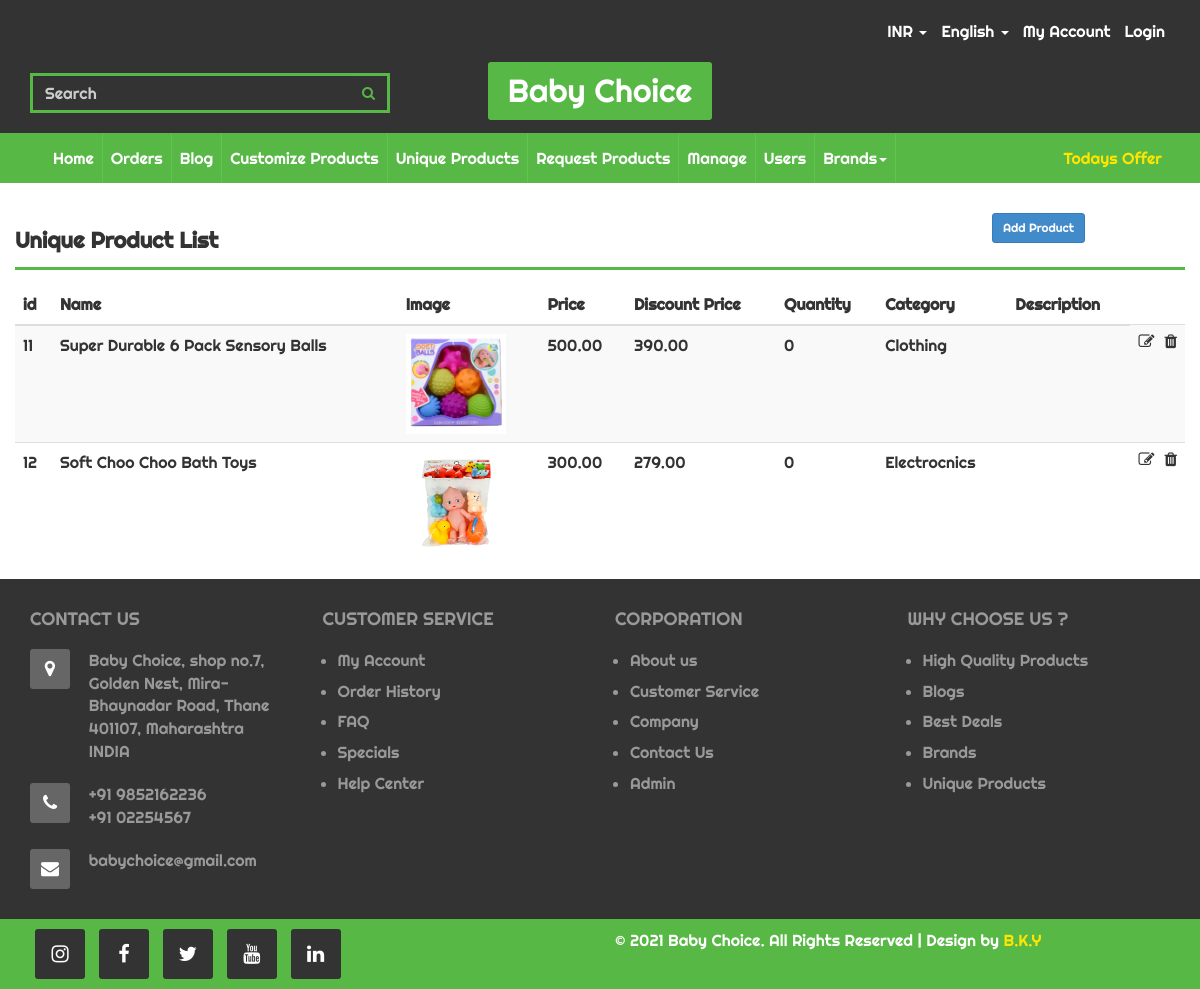
/admin_unique_products.php, run on the app's committed database.
### tables this page shows
CREATE TABLE `products` (
  `p_id` int(100) NOT NULL,
  `p_name` varchar(100) NOT NULL,
  `p_description` text NOT NULL,
  `p_price` varchar(100) NOT NULL,
  `p_image` varchar(100) NOT NULL,
  `p_category` int(100) NOT NULL,
  `timstamp` datetime NOT NULL DEFAULT current_timestamp(),
  `p_discountprice` varchar(100) NOT NULL,
  `p_subcategory` int(100) NOT NULL,
  `p_tittle` varchar(100) NOT NULL,
  `p_quantity` int(11) NOT NULL
);

CREATE TABLE `categories` (
  `c_id` int(100) NOT NULL,
  `c_name` varchar(100) NOT NULL,
  `timestamp` datetime NOT NULL DEFAULT current_timestamp()
);

### admin_unique_products.php (the view, shortened to what this page needs)
<?php
include 'db_connection.php';
include 'header_admin.php'
?>
<!DOCTYPE html>
<html lang="en">
<head>
    <link href="css/bootstrap.min.css" rel="stylesheet">
    <link href="css/global.css" rel="stylesheet">
    <link href="css/index.css" rel="stylesheet">
    <link rel="stylesheet" type="text/css" href="css/font-awesome.min.css" />
    <link rel="stylesheet" href="path/to/font-awesome/css/font-awesome.min.css">
</head>
<body>
    <section id="center" class="center_register">
        <div class="container">
            <div class="row">
                <div class="register_1 clearfix">
                    <div class="register_1l clearfix">
                        <div class="register_1li clearfix">
                            <div class="center_3r1 clearfix">
                                <div class="row">
                                    <div class="col-sm-9">
                                        <h4>Unique Product List</h4>
                                    </div>
                                    <div class="col-sm-2">
                                        <a href="#" data-toggle="modal" data-target="#add_product_modal"
                                            class="btn btn-primary btn-sm" style="float: right;">Add Product</a>
                                    </div>
                                </div>
                            </div>
                            <div class="table-responsive">
                                <table class="table table-striped table-sm">
                                    <thead>
                                        <tr>
                                            <th>id</th>
                                            <th>Name</th>
                                            <th>Image</th>
                                            <th>Price</th>
                                            <th>Discount Price</th>
                                            <th>Quantity</th>
                                            <th>Category</th>
                                            <th>Description</th>
                                        </tr>
                                    </thead>
                                    <tbody>
                                    <?php
                                        $sql = "SELECT * FROM `products` WHERE `p_subcategory` = 6";
                                        $result = mysqli_query($conn,$sql);
                                        while($row = mysqli_fetch_assoc($result)){
                                            $productid = $row['p_id'];
                                            $productname = $row['p_name'];
                                            $productimage = $row['p_image'];
                                            $productprice = $row['p_price'];
                                            $productdiscountprice = $row['p_discountprice'];
                                            $productcategory = $row['p_category'];
                                            $productdescription = $row['p_description'];
                                            $productquantity = $row['p_quantity'];
                                            $sql1 = "SELECT * FROM `categories` WHERE `c_id` = $productcategory";
                                            $result1 = mysqli_query($conn,$sql1);
                                            $row1 = mysqli_fetch_assoc($result1);
                                            $categoryname = $row1['c_name'];
                                            echo '<tr>
                                            <td>'.$productid.'</td>
                                            <td>'.$productname.'</td>
                                            <td><img src="img/'.$productimage.'" alt="" class="prod"></td>
                                            <td>'.$productprice.'</td>
                                            <td>'.$productdiscountprice.'</td>
                                            <td>'.$productquantity.'</td>
                                            <td>'.$categoryname.'</td>
                                            <td>'.$productdescription.'</td>
                                            <td><a href="updateProduct.php?productid='.$productid.'" class="fa fa-edit"
                                                    ></a> <a href="deleteProduct.php?productid='.$productid.'"
                                                    class="fa fa-trash" style="float: right;"></a></td>
                                        </tr>';
                                        }
                                    ?>
                                    </tbody>
                                </table>
                            </div>
                        </div>
                    </div>
    </section>
    <?php
include 'footer.php'
?>
</body>
</html>

### css/global.css (style rules this page uses)
body { font-family: 'Righteous', cursive; }
h1,h2,h3,h4,h5,h6 { padding:0; margin:0; }
h4 { font-size:22px; margin-top:15px; font-weight:bold; }

### css/index.css (style rules this page uses)
.center_3r1 { border-bottom:3px solid #57b846; padding-bottom:15px; margin-bottom:15px; }
.center_3r1 { margin-top:30px; }

### admin_unique_products.php (style rules this page uses)
.prod { height: 100px; width: 100px; }

### data on the page
products: p_id "11", p_name "Super Durable 6 Pack Sensory Balls", p_image (picture), p_price "500.00", p_discountprice "390.00", p_quantity "0", categories.c_name "Clothing"
products: p_id "12", p_name "Soft Choo Choo Bath Toys", p_image (picture), p_price "300.00", p_discountprice "279.00", p_quantity "0", categories.c_name "Electrocnics"
